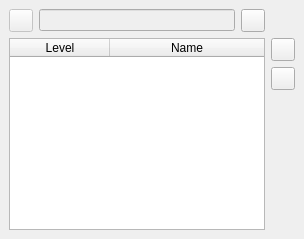
  <widget class="QDockWidget" name="dw_patches">
   <property name="windowIcon">
    <iconset resource="../resources/pisido.qrc">
     <normaloff>:/images/patches.png</normaloff>:/images/patches.png</iconset>
   </property>
   <property name="toolTip">
    <string>Patches Window</string>
   </property>
   <property name="statusTip">
    <string>Patches Window</string>
   </property>
   <property name="windowTitle">
    <string>Patches</string>
   </property>
   <attribute name="dockWidgetArea">
    <number>8</number>
   </attribute>
   <widget class="QWidget" name="dw_patches_contents">
    <layout class="QGridLayout" name="gridLayout_3">
     <item row="0" column="0">
      <layout class="QHBoxLayout" name="horizontalLayout_4">
       <item>
        <widget class="QToolButton" name="tb_open_patches_dir">
         <property name="enabled">
          <bool>false</bool>
         </property>
         <property name="toolTip">
          <string>Opens patch directory (workspace/__package_name__/files/)</string>
         </property>
         <property name="statusTip">
          <string>Opens patch directory (workspace/__package_name__/files/)</string>
         </property>
         <property name="text">
          <string/>
         </property>
         <property name="icon">
          <iconset resource="../resources/pisido.qrc">
           <normaloff>:/images/open-dir.png</normaloff>:/images/open-dir.png</iconset>
         </property>
        </widget>
       </item>
       <item>
        <widget class="QLineEdit" name="le_package_patches_dir">
         <property name="enabled">
          <bool>false</bool>
         </property>
        </widget>
       </item>
       <item>
        <widget class="QToolButton" name="tb_refresh_tableW_patches">
         <property name="toolTip">
          <string>Please refresh after a successful build !</string>
         </property>
         <property name="statusTip">
          <string>Please refresh after a successful build !</string>
         </property>
         <property name="text">
          <string/>
         </property>
         <property name="icon">
          <iconset resource="../resources/pisido.qrc">
           <normaloff>:/images/refresh.png</normaloff>:/images/refresh.png</iconset>
         </property>
        </widget>
       </item>
      </layout>
     </item>
     <item row="1" column="0" rowspan="3">
      <widget class="QTableWidget" name="tableW_patches">
       <property name="toolTip">
        <string>Add your patches to package files directory (workspace/__package_name__/files/).
And than you can define priority in here.</string>
       </property>
       <property name="statusTip">
        <string>Add your patches to package files directory (workspace/__package_name__/files/). And than you can define priority in here.</string>
       </property>
       <property name="alternatingRowColors">
        <bool>true</bool>
       </property>
       <property name="selectionMode">
        <enum>QAbstractItemView::SingleSelection</enum>
       </property>
       <property name="selectionBehavior">
        <enum>QAbstractItemView::SelectRows</enum>
       </property>
       <property name="textElideMode">
        <enum>Qt::ElideMiddle</enum>
       </property>
       <property name="wordWrap">
        <bool>false</bool>
       </property>
       <property name="cornerButtonEnabled">
        <bool>false</bool>
       </property>
       <attribute name="horizontalHeaderStretchLastSection">
        <bool>true</bool>
       </attribute>
       <attribute name="verticalHeaderVisible">
        <bool>false</bool>
       </attribute>
       <column>
        <property name="text">
         <string>Level</string>
        </property>
       </column>
       <column>
        <property name="text">
         <string>Name</string>
        </property>
       </column>
      </widget>
     </item>
     <item row="1" column="1">
      <widget class="QToolButton" name="tb_patch_up">
       <property name="toolTip">
        <string>Level decrease (will operate earlier)</string>
       </property>
       <property name="statusTip">
        <string>Level decrease (will operate earlier)</string>
       </property>
       <property name="text">
        <string/>
       </property>
       <property name="icon">
        <iconset resource="../resources/pisido.qrc">
         <normaloff>:/images/up.png</normaloff>:/images/up.png</iconset>
       </property>
      </widget>
     </item>
     <item row="2" column="1">
      <widget class="QToolButton" name="tb_patch_down">
       <property name="toolTip">
        <string>Level increase (will operate later)</string>
       </property>
       <property name="statusTip">
        <string>Level increase (will operate later)</string>
       </property>
       <property name="text">
        <string/>
       </property>
       <property name="icon">
        <iconset resource="../resources/pisido.qrc">
         <normaloff>:/images/down.png</normaloff>:/images/down.png</iconset>
       </property>
      </widget>
     </item>
     <item row="3" column="1">
      <spacer name="verticalSpacer_2">
       <property name="orientation">
        <enum>Qt::Vertical</enum>
       </property>
       <property name="sizeHint" stdset="0">
        <size>
         <width>20</width>
         <height>40</height>
        </size>
       </property>
      </spacer>
     </item>
    </layout>
   </widget>
  </widget>
